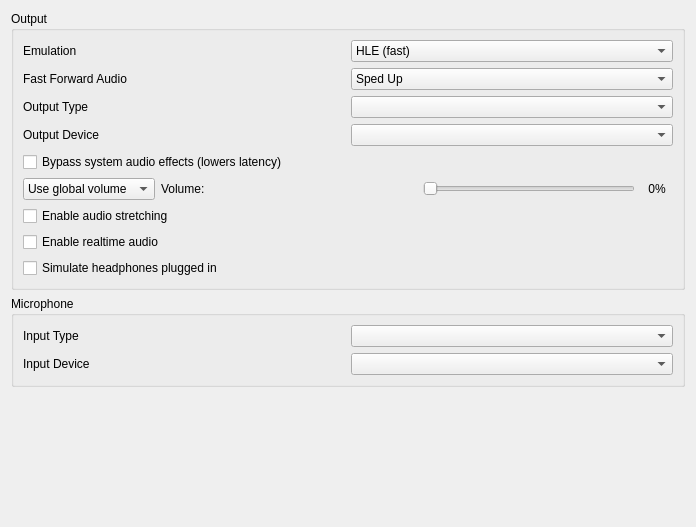
<?xml version="1.0" encoding="UTF-8"?>
<ui version="4.0">
 <class>ConfigureAudio</class>
 <widget class="QWidget" name="ConfigureAudio">
  <property name="geometry">
   <rect>
    <x>0</x>
    <y>0</y>
    <width>696</width>
    <height>527</height>
   </rect>
  </property>
  <layout class="QVBoxLayout">
   <item>
    <widget class="QGroupBox" name="groupBox">
     <property name="title">
      <string>Output</string>
     </property>
     <layout class="QVBoxLayout">
      <item>
      <widget class="QWidget" name="widget_emulation" native="true">
        <layout class="QHBoxLayout" name="horizontalLayout_emulation">
            <property name="leftMargin">
            <number>0</number>
            </property>
            <property name="topMargin">
            <number>0</number>
            </property>
            <property name="rightMargin">
            <number>0</number>
            </property>
            <property name="bottomMargin">
            <number>0</number>
            </property>
            <item>
            <widget class="QLabel" name="label_emulation">
            <property name="text">
            <string>Emulation</string>
            </property>
            </widget>
            </item>
            <item>
            <widget class="QComboBox" name="emulation_combo_box">
            <item>
            <property name="text">
                <string>HLE (fast)</string>
            </property>
            </item>
            <item>
            <property name="text">
                <string>LLE (accurate)</string>
            </property>
            </item>
            <item>
            <property name="text">
                <string>LLE multi-core</string>
            </property>
            </item>
            </widget>
            </item>
        </layout>
       </widget>
      </item>
      <item>
       <widget class="QWidget" name="widget_ff_audio" native="true">
        <layout class="QHBoxLayout" name="horizontalLayout_ff_audio">
         <property name="leftMargin">
          <number>0</number>
         </property>
         <property name="topMargin">
          <number>0</number>
         </property>
         <property name="rightMargin">
          <number>0</number>
         </property>
         <property name="bottomMargin">
          <number>0</number>
         </property>
         <item>
          <widget class="QLabel" name="label_ff_audio">
           <property name="toolTip">
            <string>How the sound plays while fast forwarding. Normal Pitch keeps voices and music at their usual pitch. Normal Speed (Experimental) plays at real speed and skips ahead to keep up.</string>
           </property>
           <property name="text">
            <string>Fast Forward Audio</string>
           </property>
          </widget>
         </item>
         <item>
          <widget class="QComboBox" name="ff_audio_combo_box">
           <property name="toolTip">
            <string>How the sound plays while fast forwarding. Normal Pitch keeps voices and music at their usual pitch.</string>
           </property>
           <item>
            <property name="text">
             <string>Sped Up</string>
            </property>
           </item>
           <item>
            <property name="text">
             <string>Normal Pitch</string>
            </property>
           </item>
           <item>
            <property name="text">
             <string>Normal Speed (Experimental)</string>
            </property>
           </item>
           <item>
            <property name="text">
             <string>Muted</string>
            </property>
           </item>
          </widget>
         </item>
        </layout>
       </widget>
      </item>
      <item>
       <layout class="QGridLayout" name="output_layout" columnstretch="1,1">
        <item row="0" column="0">
         <widget class="QLabel" name="output_type_label">
          <property name="text">
           <string>Output Type</string>
          </property>
         </widget>
        </item>
        <item row="0" column="1">
         <widget class="QComboBox" name="output_type_combo_box"/>
        </item>
        <item row="1" column="0">
         <widget class="QLabel" name="output_device_label">
          <property name="text">
           <string>Output Device</string>
          </property>
         </widget>
        </item>
        <item row="1" column="1">
         <widget class="QComboBox" name="output_device_combo_box"/>
        </item>
        <item row="2" column="0" colspan="2">
         <widget class="QCheckBox" name="bypass_audio_effects">
          <property name="toolTip">
           <string>&lt;html&gt;&lt;head/&gt;&lt;body&gt;&lt;p&gt;Asks Windows to skip the audio effects of the output device (equalizers, virtual surround, sound enhancements) as they can add tens of milliseconds of audio latency. Only available with the Cubeb output.&lt;/p&gt;&lt;/body&gt;&lt;/html&gt;</string>
          </property>
          <property name="text">
           <string>Bypass system audio effects (lowers latency)</string>
          </property>
         </widget>
        </item>
       </layout>
      </item>
      <item>
       <widget class="QWidget" name="volume_layout" native="true">
        <layout class="QHBoxLayout" name="horizontalLayout_2">
         <property name="leftMargin">
          <number>0</number>
         </property>
         <property name="topMargin">
          <number>0</number>
         </property>
         <property name="rightMargin">
          <number>0</number>
         </property>
         <property name="bottomMargin">
          <number>0</number>
         </property>
         <item>
          <widget class="QComboBox" name="volume_combo_box">
           <item>
            <property name="text">
             <string>Use global volume</string>
            </property>
           </item>
           <item>
            <property name="text">
             <string>Set volume:</string>
            </property>
           </item>
          </widget>
         </item>
         <item>
          <widget class="QLabel" name="volume_label">
           <property name="text">
            <string>Volume:</string>
           </property>
          </widget>
         </item>
         <item>
          <spacer name="horizontalSpacer">
           <property name="orientation">
            <enum>Qt::Horizontal</enum>
           </property>
           <property name="sizeHint" stdset="0">
            <size>
             <width>30</width>
             <height>20</height>
            </size>
           </property>
          </spacer>
         </item>
         <item>
          <widget class="QSlider" name="volume_slider">
           <property name="sizePolicy">
            <sizepolicy hsizetype="Expanding" vsizetype="Fixed">
             <horstretch>0</horstretch>
             <verstretch>0</verstretch>
            </sizepolicy>
           </property>
           <property name="maximum">
            <number>100</number>
           </property>
           <property name="pageStep">
            <number>5</number>
           </property>
           <property name="orientation">
            <enum>Qt::Horizontal</enum>
           </property>
          </widget>
         </item>
         <item>
          <widget class="QLabel" name="volume_indicator">
           <property name="minimumSize">
            <size>
             <width>32</width>
             <height>0</height>
            </size>
           </property>
           <property name="text">
            <string notr="true">0%</string>
           </property>
           <property name="alignment">
            <set>Qt::AlignCenter</set>
           </property>
          </widget>
         </item>
        </layout>
       </widget>
      </item>
      <item>
       <widget class="QCheckBox" name="toggle_audio_stretching">
        <property name="toolTip">
         <string>&lt;html&gt;&lt;head/&gt;&lt;body&gt;&lt;p&gt;This post-processing effect adjusts audio speed to match emulation speed and helps prevent audio stutter. This however increases audio latency.&lt;/p&gt;&lt;/body&gt;&lt;/html&gt;</string>
        </property>
        <property name="text">
         <string>Enable audio stretching</string>
        </property>
       </widget>
      </item>
      <item>
       <widget class="QCheckBox" name="toggle_realtime_audio">
        <property name="toolTip">
         <string>&lt;html&gt;&lt;head/&gt;&lt;body&gt;&lt;p&gt;Scales audio playback speed to account for drops in emulation framerate. This means that audio will play at full speed even while the application framerate is low. May cause audio desync issues.&lt;/p&gt;&lt;/body&gt;&lt;/html&gt;</string>
        </property>
        <property name="text">
         <string>Enable realtime audio</string>
        </property>
       </widget>
      </item>
      <item>
       <widget class="QCheckBox" name="simulate_headphones_plugged">
        <property name="toolTip">
         <string>&lt;html&gt;&lt;head/&gt;&lt;body&gt;&lt;p&gt;Simulates whether headphones are plugged in to the emulated 3DS system.&lt;/p&gt;&lt;/body&gt;&lt;/html&gt;</string>
        </property>
        <property name="text">
         <string>Simulate headphones plugged in</string>
        </property>
       </widget>
      </item>
     </layout>
    </widget>
   </item>
   <item>
    <widget class="QGroupBox" name="input_layout">
     <property name="title">
      <string>Microphone</string>
     </property>
     <layout class="QGridLayout" name="input_inner_layout" columnstretch="1,1">
      <item row="0" column="0">
       <widget class="QLabel" name="input_type_label">
        <property name="text">
         <string>Input Type</string>
        </property>
       </widget>
      </item>
      <item row="0" column="1">
       <widget class="QComboBox" name="input_type_combo_box"/>
      </item>
      <item row="1" column="0">
       <widget class="QLabel" name="input_device_label">
        <property name="text">
         <string>Input Device</string>
        </property>
       </widget>
      </item>
      <item row="1" column="1">
       <widget class="QComboBox" name="input_device_combo_box"/>
      </item>
     </layout>
    </widget>
   </item>
   <item>
    <spacer>
     <property name="orientation">
      <enum>Qt::Vertical</enum>
     </property>
     <property name="sizeHint" stdset="0">
      <size>
       <width>167</width>
       <height>55</height>
      </size>
     </property>
    </spacer>
   </item>
  </layout>
 </widget>
 <tabstops>
  <tabstop>emulation_combo_box</tabstop>
  <tabstop>toggle_audio_stretching</tabstop>
  <tabstop>ff_audio_combo_box</tabstop>
  <tabstop>volume_slider</tabstop>
  <tabstop>output_type_combo_box</tabstop>
  <tabstop>output_device_combo_box</tabstop>
  <tabstop>bypass_audio_effects</tabstop>
  <tabstop>input_type_combo_box</tabstop>
  <tabstop>input_device_combo_box</tabstop>
 </tabstops>
 <resources/>
 <connections/>
</ui>
